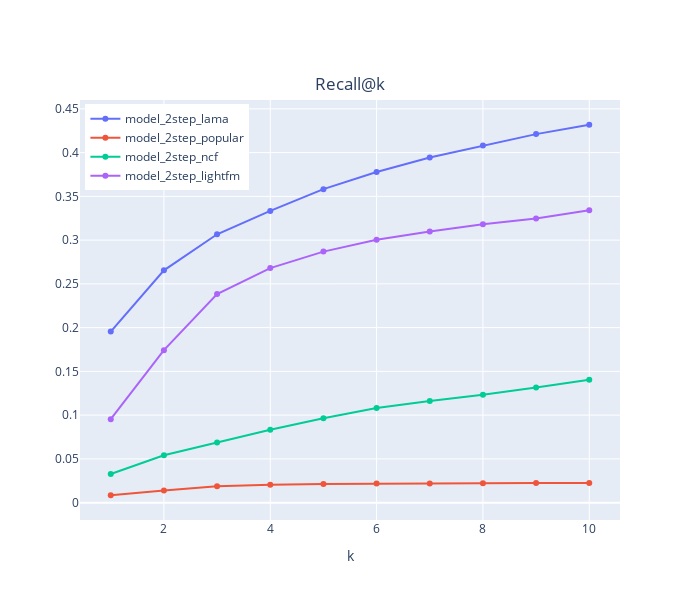

This figure's notebook cell:
### Code cell
for indx, metric in enumerate([f'Recall@']):
    fig = go.Figure()
    for model in df_metrics.index:
        #print(model)
        fig.add_trace(go.Scatter(
                                x=list(range(1, 11)), 
                                y=df_metrics.loc[model][[metric+f'{k}' for k in range(1, 11)]].values,
                                name=model, ))
    fig.update_layout(
                      title=dict(text=f'{metric}k', font=dict(size=17)),
                      xaxis_title="k",
                      width=700,
                      height=600,
                      title_x=0.5,
                      title_y=0.87,
                    legend=dict(
                        yanchor="top",
                        y=0.99,
                        xanchor="left",
                        x=0.01))

    fig.show()

### Figure 1 — Plotly figure (JSON) as saved in the notebook; plotly's stock layout.template omitted (floating-point values rounded to 4 significant figures)
{"data": [{"name": "model_2step_lama", "type": "scatter", "x": [1, 2, 3, 4, 5, 6, 7, 8, 9, 10], "y": [0.1955, 0.2654, 0.3067, 0.3334, 0.3583, 0.3778, 0.3943, 0.408, 0.4211, 0.4318]}, {"name": "model_2step_popular", "type": "scatter", "x": [1, 2, 3, 4, 5, 6, 7, 8, 9, 10], "y": [0.008448, 0.01401, 0.01862, 0.02049, 0.02128, 0.02174, 0.02201, 0.02223, 0.0224, 0.02252]}, {"name": "model_2step_ncf", "type": "scatter", "x": [1, 2, 3, 4, 5, 6, 7, 8, 9, 10], "y": [0.03277, 0.05415, 0.0687, 0.0832, 0.09644, 0.1083, 0.1161, 0.1233, 0.1317, 0.1406]}, {"name": "model_2step_lightfm", "type": "scatter", "x": [1, 2, 3, 4, 5, 6, 7, 8, 9, 10], "y": [0.09539, 0.1742, 0.2384, 0.268, 0.2869, 0.3004, 0.3099, 0.3181, 0.3247, 0.3341]}], "layout": {"height": 600, "legend": {"x": 0.01, "xanchor": "left", "y": 0.99, "yanchor": "top"}, "title": {"font": {"size": 17}, "text": "Recall@k", "x": 0.5, "y": 0.87}, "width": 700, "xaxis": {"autorange": true, "range": [0.4216, 10.58], "title": {"text": "k"}, "type": "linear"}, "yaxis": {"autorange": true, "range": [-0.01983, 0.4601], "type": "linear"}}}
